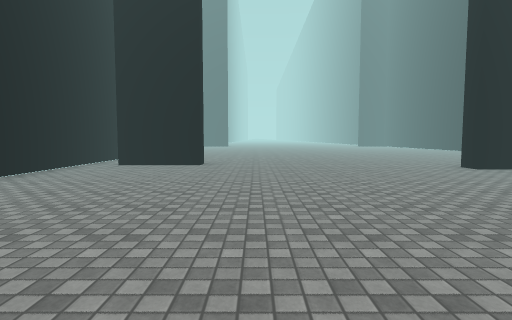
view 1 (above)

19 first-person views from a walk through a 3-D level made in the Unity game engine. The camera is 1.3 m above the floor, tilts 4° down and sees 80° across. The floor is counted in squares, 2 m on a side. Each view is taken from the middle of a square. On the plan, view 1 faces up. The plan holds only what a view shows up to about 10 squares ahead; the rest is blank. The place goes on beyond the plan. The player is left out. Surface patterns are stand-ins for the level's own textures.

view 2
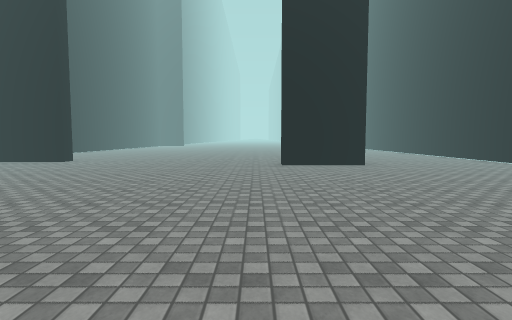

view 3
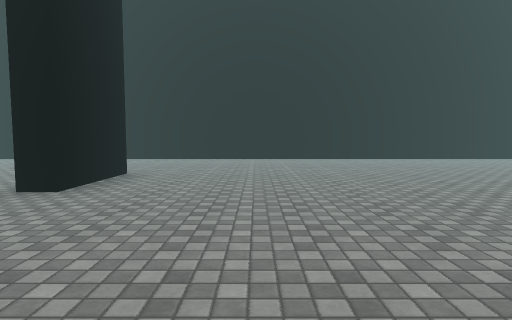

view 4
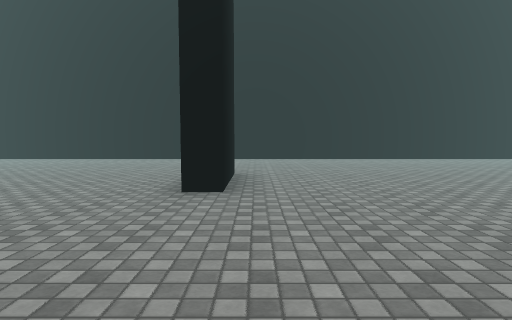

view 5
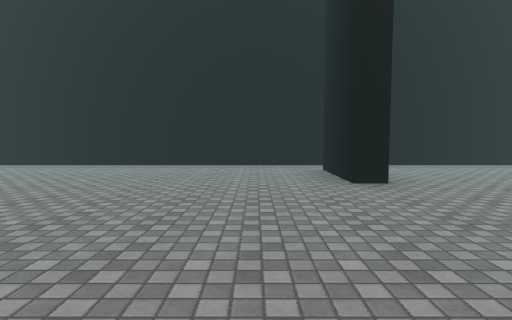

view 6
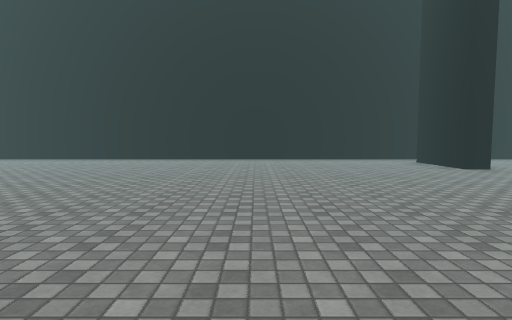

view 7
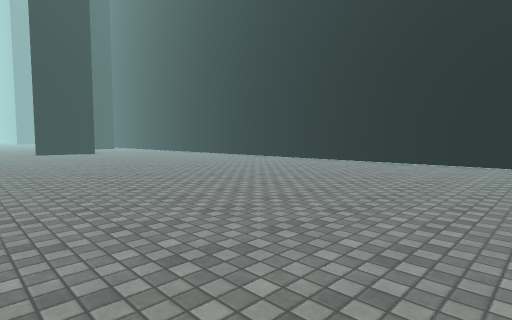

view 8
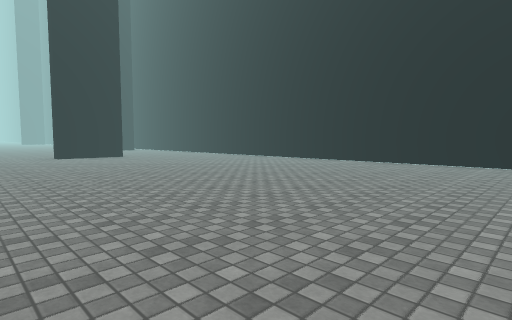

view 9
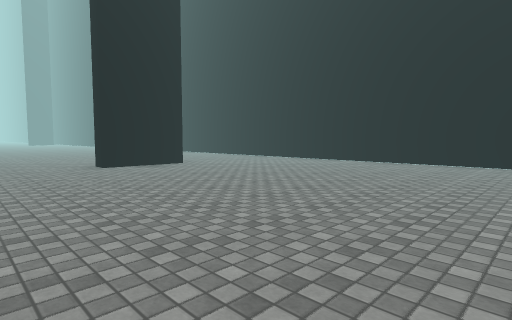

view 10
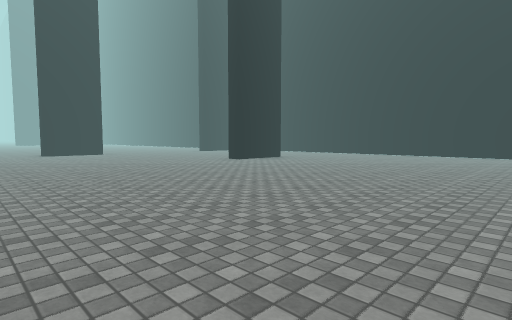

view 11
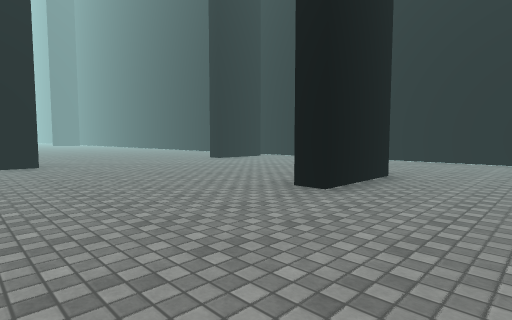

view 12
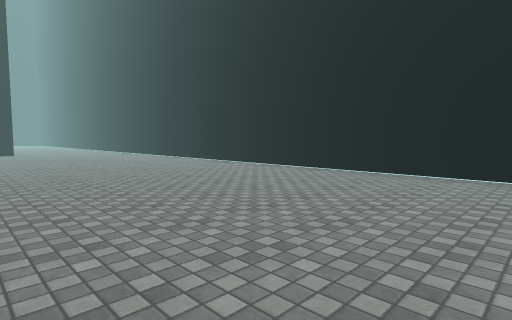

view 13
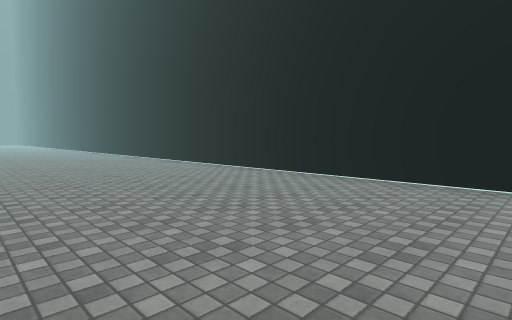

view 14
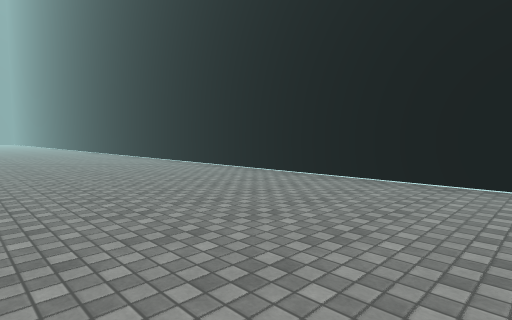

view 15
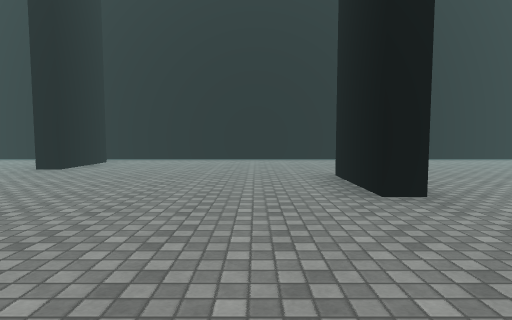

view 16
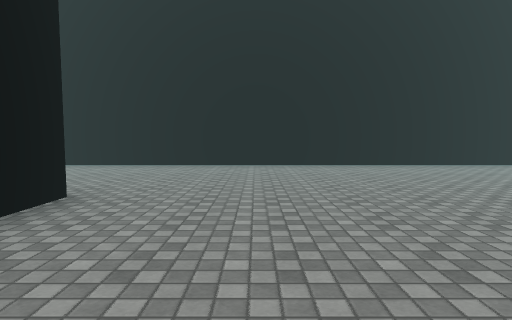

view 17
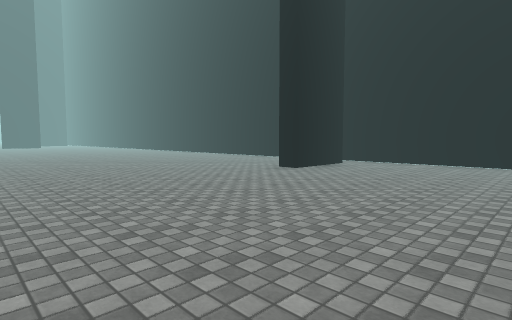

view 18
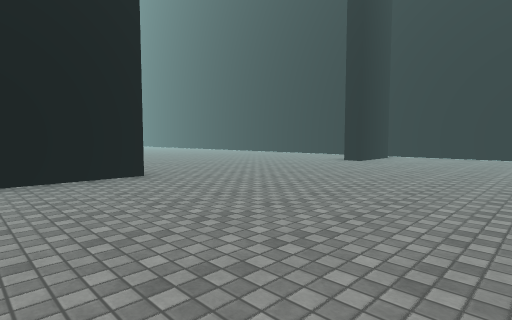

view 19
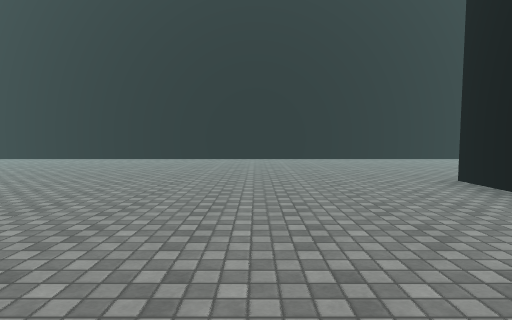

### Floor plan
Points are (right, up) in squares from view 1. A wall is a line through its corners. A room is listed if a view was taken in it or the views show most of it. See-through windows are left out.
Room 1 (views 1, 2, 3, 4, 5, 6, 7, 8, 9, 10, 11, 12, 13, 14, 15, 16, 17, 18, 19)
walls: (-0.4, -13.1) (1.6, -13.1) (1.6, -13.6) (-0.4, -13.6); (6.8, 6.4) (4.7, 6.4) (4.7, 6.9) (6.6, 6.9); (3.6, -19.1) (5.8, -19.1); (-3.4, 7.9) (-1.4, 7.9) (-1.4, 7.4) (-3.4, 7.4); (-3.4, -19.1) (-1.4, -19.1) (-1.4, -19.6); (-4.3, -21.6) (-4.3, -22.9); (-4.3, 12.2) (-4.3, -19.6); (10.8, -22.6) (10.8, 12.5)

Positions as (right, up) in squares from view 1, and headings:
1: (0, 0), facing up
2: (4, -1), facing up
3: (1, 4), facing right
4: (1, 6), facing right
5: (3, 6), facing left
6: (5, 3), facing left
7: (4, 1), facing down-left
8: (4, -2), facing down-left
9: (4, -6), facing down-left
10: (8, -6), facing down-left
11: (5, -11), facing down-left
12: (5, -8), facing up-right
13: (6, -13), facing up-right
14: (6, -15), facing up-right
15: (5, -15), facing left
16: (3, -11), facing left
17: (4, 12), facing down-left
18: (7, 12), facing down-left
19: (1, -16), facing right
